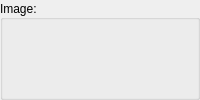
         <widget class="QGroupBox" name="groupBox_11">
          <property name="sizePolicy">
           <sizepolicy hsizetype="Expanding" vsizetype="Expanding">
            <horstretch>0</horstretch>
            <verstretch>0</verstretch>
           </sizepolicy>
          </property>
          <property name="title">
           <string>Image:</string>
          </property>
          <property name="alignment">
           <set>Qt::AlignLeading|Qt::AlignLeft|Qt::AlignVCenter</set>
          </property>
          <layout class="QGridLayout" name="gridLayout">
           <property name="leftMargin">
            <number>0</number>
           </property>
           <property name="topMargin">
            <number>0</number>
           </property>
           <property name="rightMargin">
            <number>0</number>
           </property>
           <property name="bottomMargin">
            <number>0</number>
           </property>
           <property name="spacing">
            <number>0</number>
           </property>
           <item row="0" column="0">
            <widget class="VisPyCanvas" name="canvas_a" native="true">
             <property name="sizePolicy">
              <sizepolicy hsizetype="Expanding" vsizetype="Expanding">
               <horstretch>0</horstretch>
               <verstretch>0</verstretch>
              </sizepolicy>
             </property>
            </widget>
           </item>
           <item row="0" column="2">
            <widget class="VisPyCanvas" name="canvas_b" native="true">
             <property name="maximumSize">
              <size>
               <width>0</width>
               <height>0</height>
              </size>
             </property>
            </widget>
           </item>
           <item row="1" column="0">
            <widget class="VisPyCanvas" name="canvas_c" native="true">
             <property name="maximumSize">
              <size>
               <width>0</width>
               <height>0</height>
              </size>
             </property>
            </widget>
           </item>
           <item row="1" column="1">
            <widget class="VisPyCanvas" name="canvas_d" native="true">
             <property name="maximumSize">
              <size>
               <width>0</width>
               <height>0</height>
              </size>
             </property>
            </widget>
           </item>
          </layout>
         </widget>
